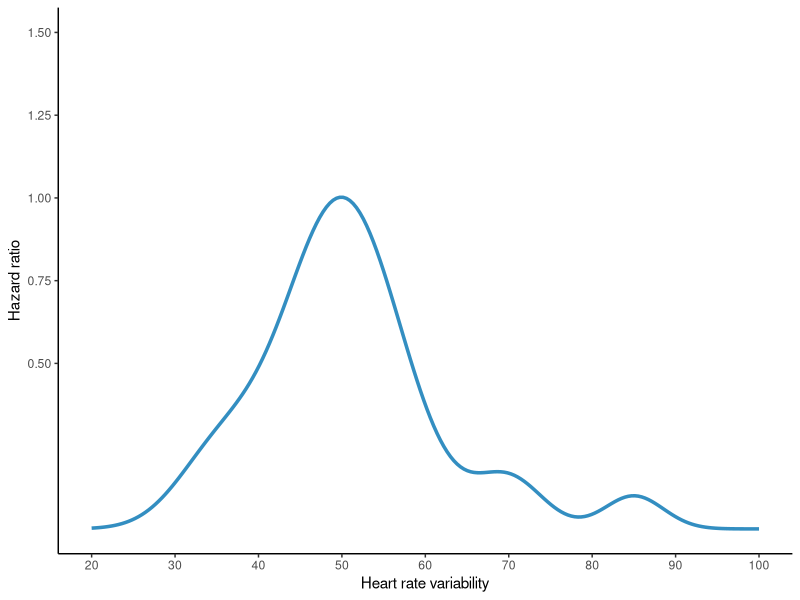

This chart was generated by the following R code:
## ---- chunk 1
#| echo: false
#| warning: false

# Load required packages
library(ggplot2)

# Create example data
set.seed(123)
heart_rate_variability <- seq(20, 100, length.out = 200)
hrv_haz <- exp(-0.01 * (heart_rate_variability - 50)^2) +
  0.2 * exp(-0.02 * (heart_rate_variability - 35)^2) +
  0.15 * exp(-0.03 * (heart_rate_variability - 70)^2) +
  0.1 * exp(-0.04 * (heart_rate_variability - 85)^2)

# Create plot
ggplot(data.frame(heart_rate_variability, hrv_haz), aes(x = heart_rate_variability, y = hrv_haz)) +
  geom_line(size = 1.2, alpha = 0.8, color = "#0072B2") +
  scale_x_continuous(limits = c(20, 100), breaks = seq(20, 100, by = 10)) +
  scale_y_continuous(limits = c(0.0, 1.5), breaks = seq(0.5, 1.5, by = 0.25)) +
  theme_classic() +
  xlab("Heart rate variability") +
  ylab("Hazard ratio")
